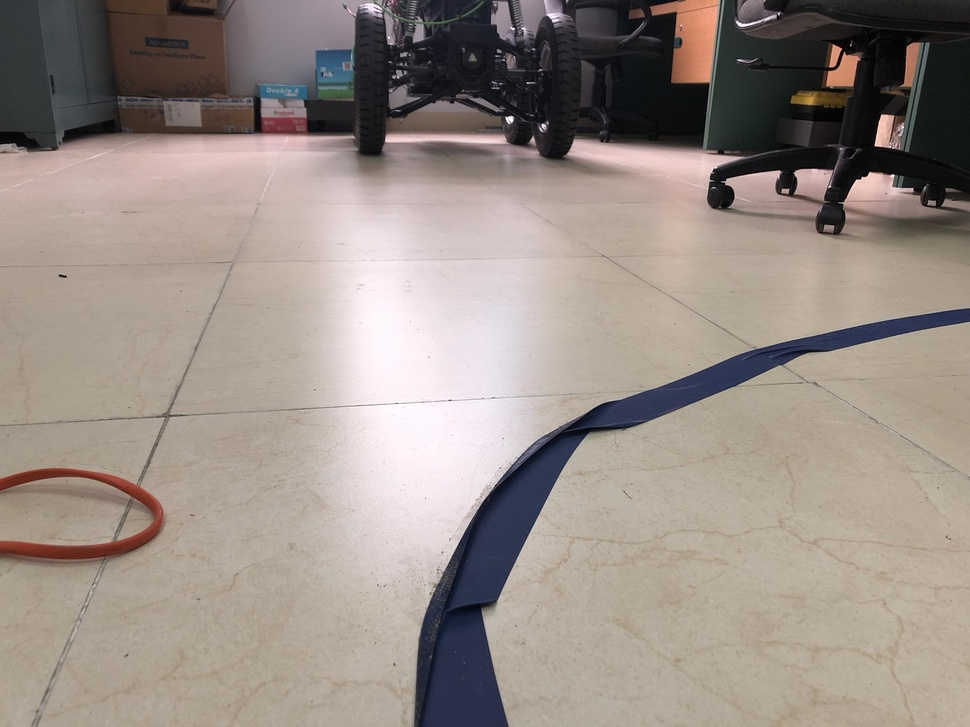
#> input picture 02.jpg, 970 x 727 px, shrunk from 2048 x 1536 before the run
$ python line_detection.py
#> lines starting #> are read from the running program, lines starting #| are printed output that depends on the picture; after the words box and inside, x2 and y2 are one past the last pixel; in counts of white or black regions, pixels touching at a corner belong together
import cv2
import numpy as np

# Step 1: Read the image
image_path = "02.jpg"
image = cv2.imread(image_path)
#> image is the input picture: shape (727, 970, 3); mean B, G, R 134.5, 141.7, 152.8

# Step 2: Convert to grayscale
gray = cv2.cvtColor(image, cv2.COLOR_BGR2GRAY)
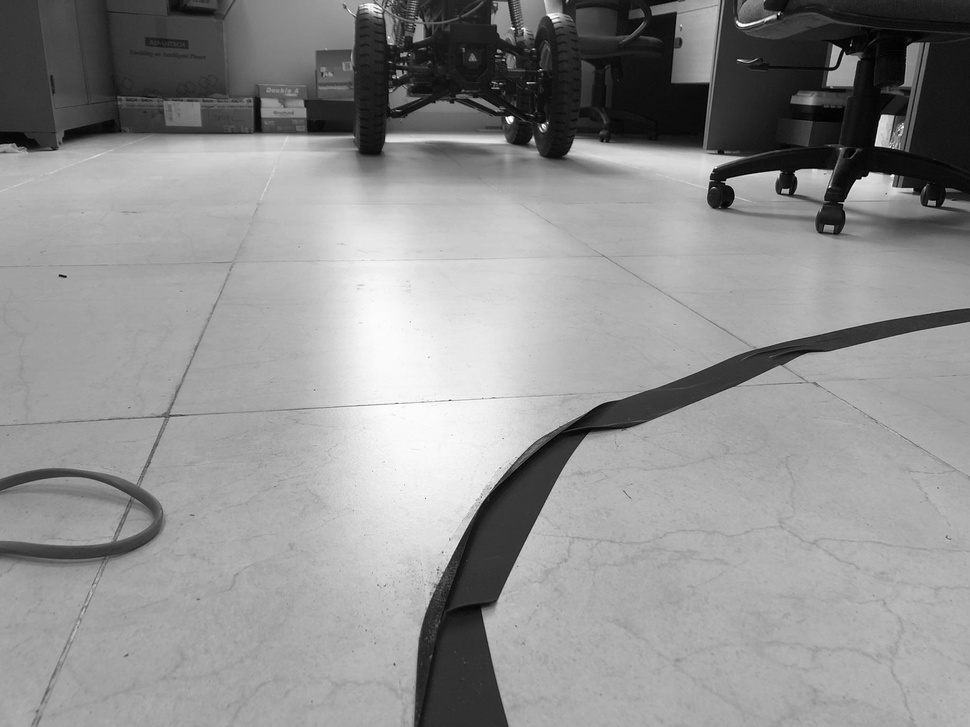
#> gray: shape (727, 970); min 0, max 254, mean 144.2

# Step 3: Edge detection
edges = cv2.Canny(gray, 50, 150, apertureSize=3)
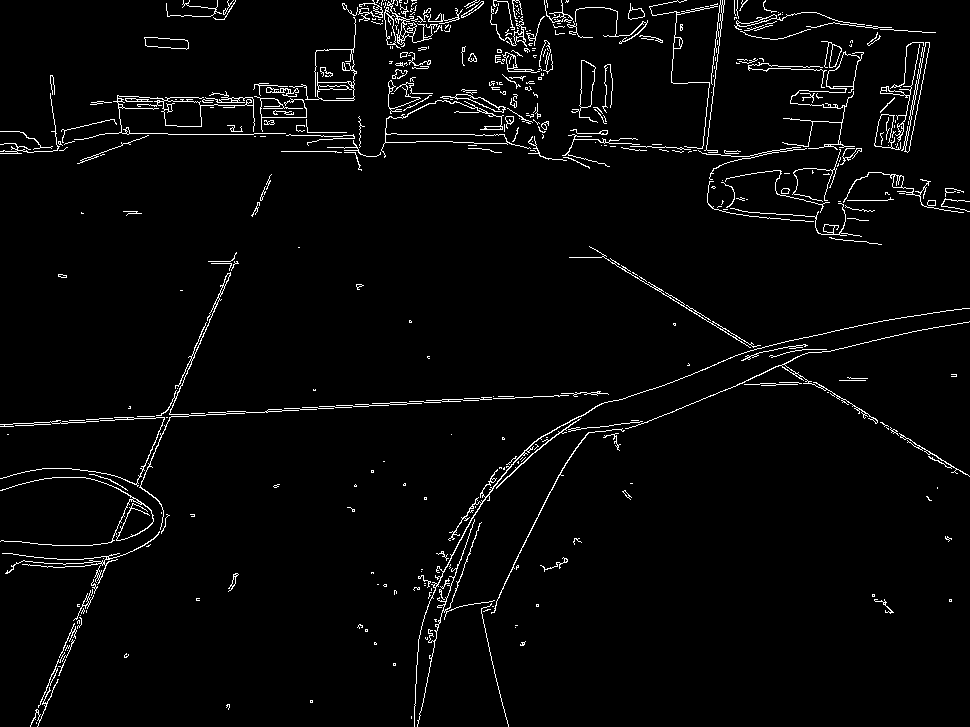
#> edges: shape (727, 970); 3% white in thin lines or dots

# Step 4: Hough Line Transform
lines = cv2.HoughLinesP(edges, 1, np.pi / 180, threshold=100, minLineLength=100, maxLineGap=10)
#> lines = 27 rows, first 6: [282, 410, 607, 393], [268, 409, 491, 397], [169, 414, 234, 261], [52, 423, 316, 409], [814, 382, 967, 474], [38, 714, 105, 556]

# Step 5: Draw lines on the image
if lines is not None:
    for line in lines:
        x1, y1, x2, y2 = line[0]
        cv2.line(image, (x1, y1), (x2, y2), (0, 255, 0), 2)
#> this loop made 27 passes
#> (x1, y1, x2, y2) on passes 1 to 12: (282, 410, 607, 393), (268, 409, 491, 397), (169, 414, 234, 261), (52, 423, 316, 409), (814, 382, 967, 474), (38, 714, 105, 556), (385, 134, 504, 134), (116, 540, 170, 414), (612, 263, 741, 341), (60, 666, 107, 556), (36, 710, 104, 556), (0, 424, 112, 418)
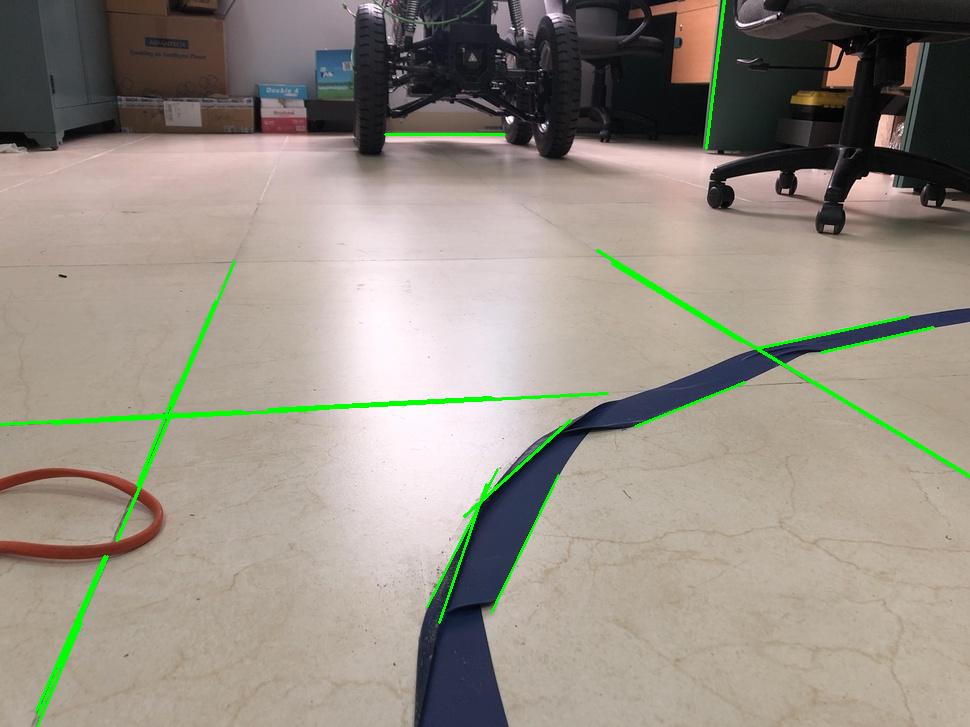
#> image: shape (727, 970, 3); 1.53% of pixels changed, all inside (x1, y1, x2, y2) = (0, 0, 970, 727)

# Step 6: Display the result
cv2.imshow("Detected Lines", image)
cv2.waitKey(0)
cv2.destroyAllWindows()

$ run again, with 01.jpg copied over 02.jpg
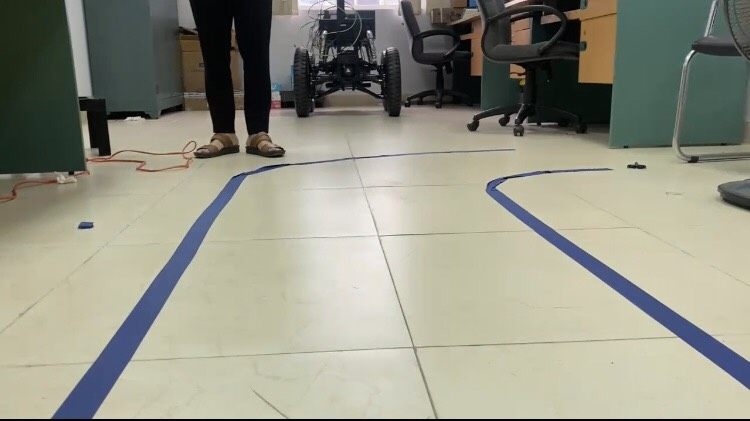
#> input picture 01.jpg, 750 x 421 px
#> image is the input picture: shape (421, 750, 3); mean B, G, R 132.7, 147.3, 147.2
#> `edges = cv2.Canny(gray, 50, 150, apertureSize=3)`:
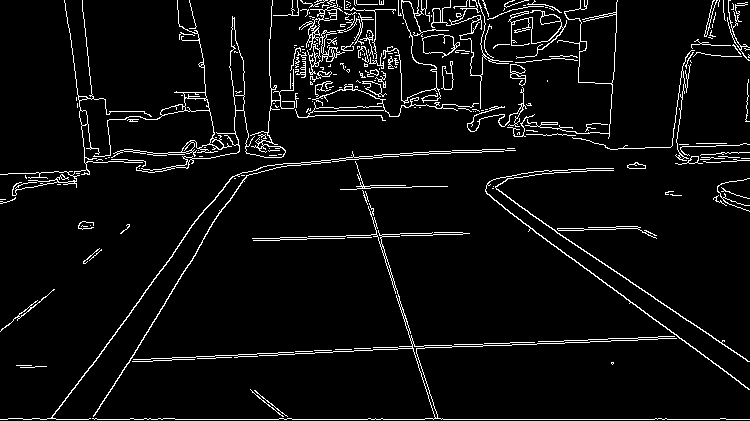
#> edges: shape (421, 750); 5.2% white in thin lines or dots
#> lines = 22 rows, first 6: [175, 419, 749, 419], [354, 350, 548, 343], [484, 343, 657, 337], [519, 206, 748, 361], [92, 418, 202, 242], [535, 232, 739, 381]
#> the loop `for line in lines:` made 22 passes
#> after the loop `for line in lines:`:
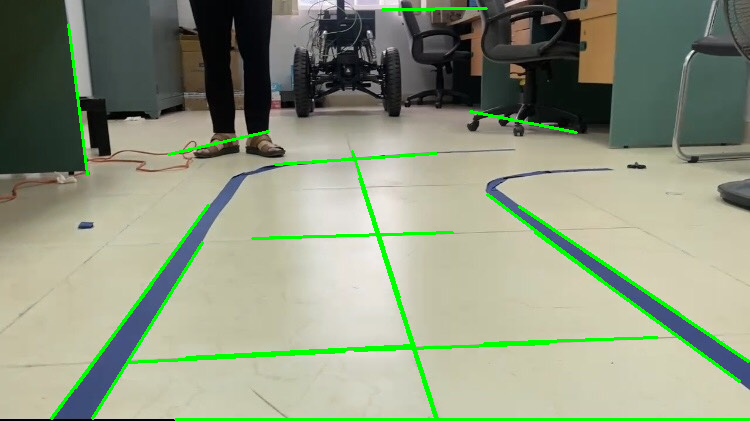
#> image: shape (421, 750, 3); 3.6% of pixels changed, all inside (x1, y1, x2, y2) = (50, 7, 750, 421)

$ run again, with 03.jpg copied over 02.jpg
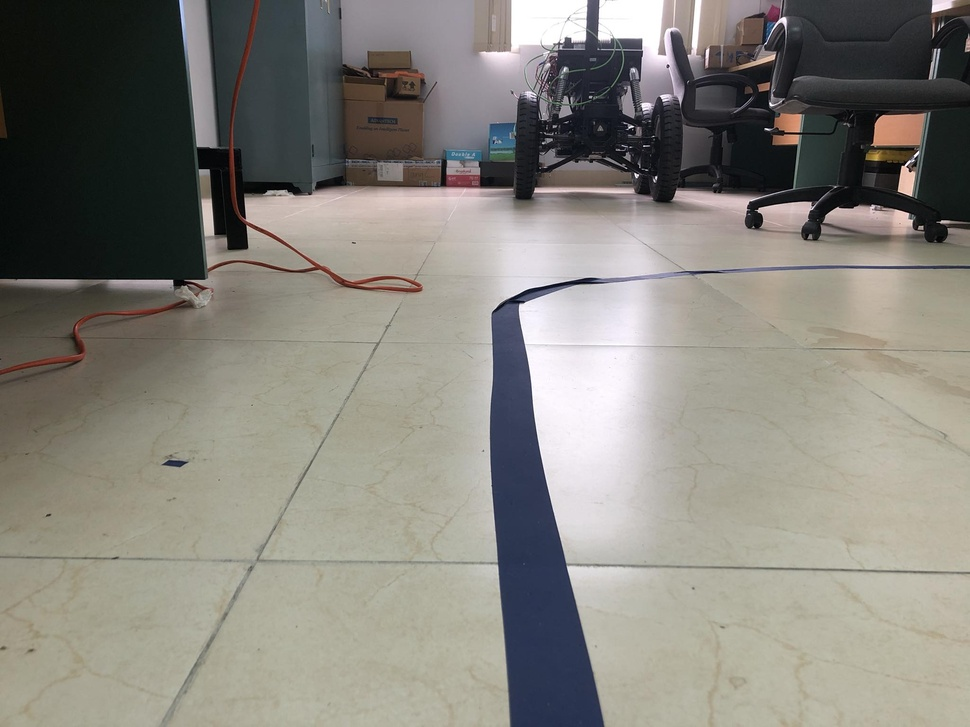
#> input picture 03.jpg, 970 x 727 px, shrunk from 2048 x 1536 before the run
#> image is the input picture: shape (727, 970, 3); mean B, G, R 124.4, 131.9, 134.5
#> `edges = cv2.Canny(gray, 50, 150, apertureSize=3)`:
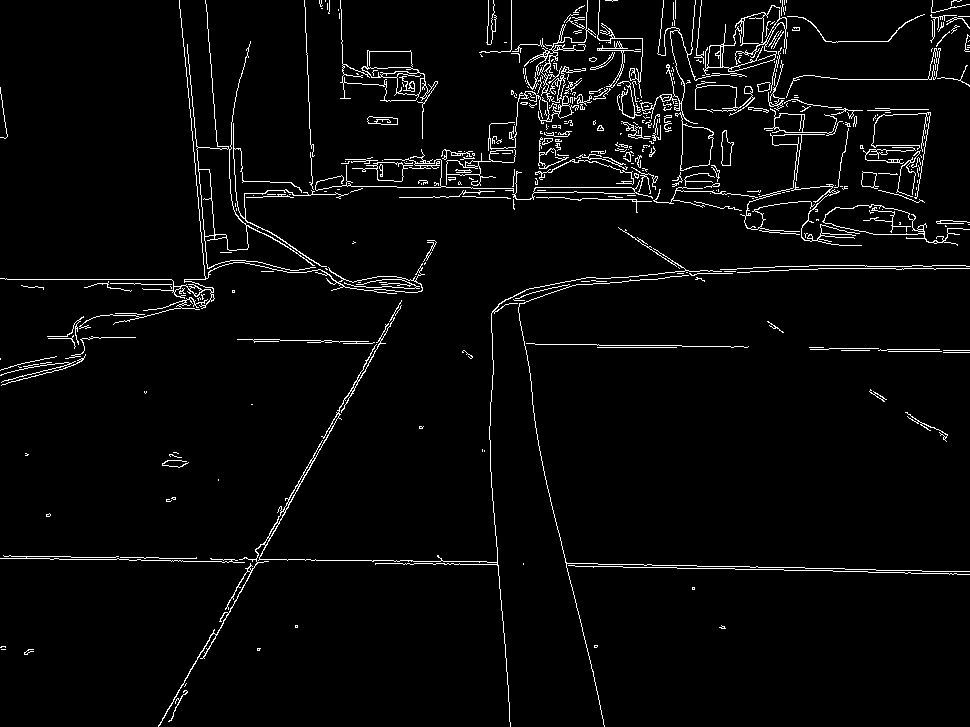
#> edges: shape (727, 970); 3.5% white in thin lines or dots
#> lines = 23 rows, first 6: [566, 563, 696, 565], [735, 569, 867, 571], [158, 726, 224, 612], [204, 656, 341, 410], [280, 340, 380, 341], [220, 618, 324, 437]
#> the loop `for line in lines:` made 23 passes
#> after the loop `for line in lines:`:
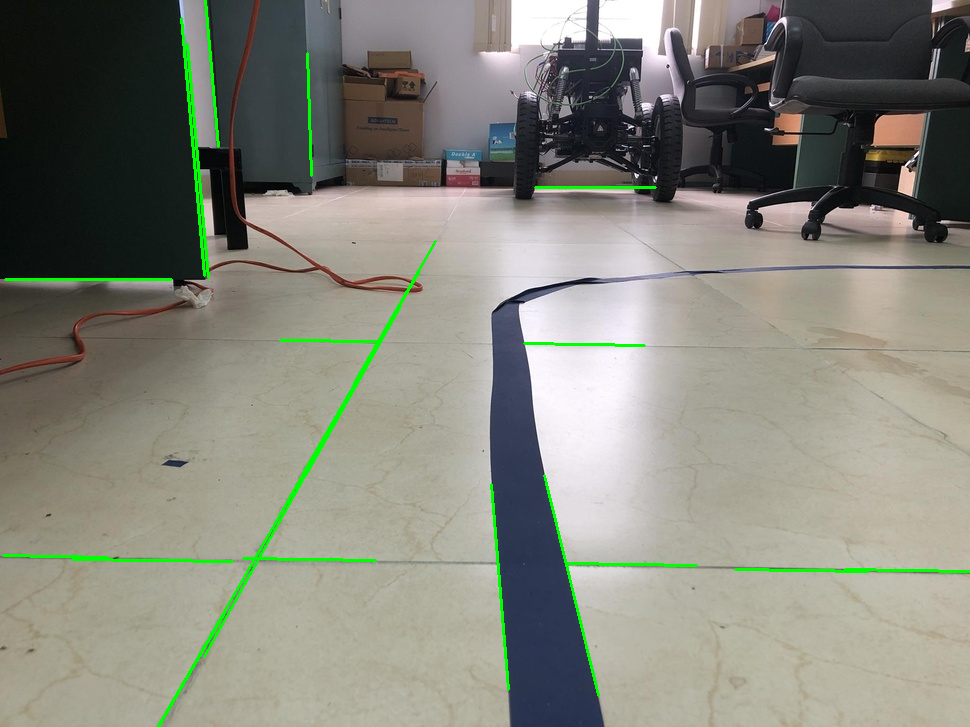
#> image: shape (727, 970, 3); 1.41% of pixels changed, all inside (x1, y1, x2, y2) = (2, 0, 970, 727)

$ run again, with actual_img01.jpg copied over 02.jpg
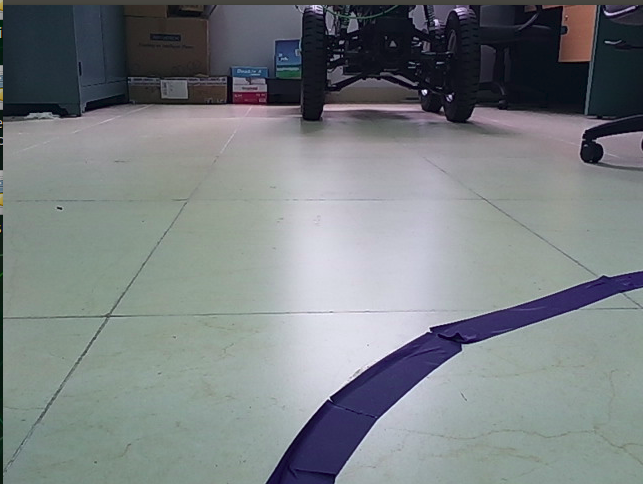
#> input picture actual_img01.jpg, 643 x 484 px
#> image is the input picture: shape (484, 643, 3); mean B, G, R 130, 127.4, 121.7
#> `edges = cv2.Canny(gray, 50, 150, apertureSize=3)`:
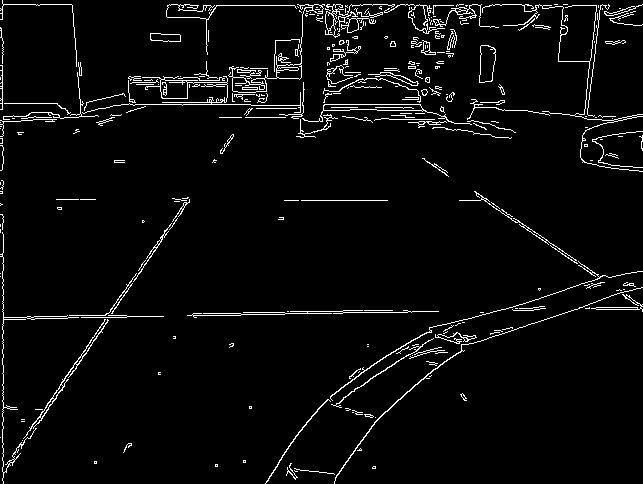
#> edges: shape (484, 643); 4% white in thin lines or dots
#> lines = 17 rows, first 6: [187, 315, 438, 311], [167, 5, 372, 5], [193, 313, 407, 310], [16, 448, 189, 200], [121, 104, 250, 104], [2, 480, 2, 324]
#> the loop `for line in lines:` made 17 passes
#> after the loop `for line in lines:`:
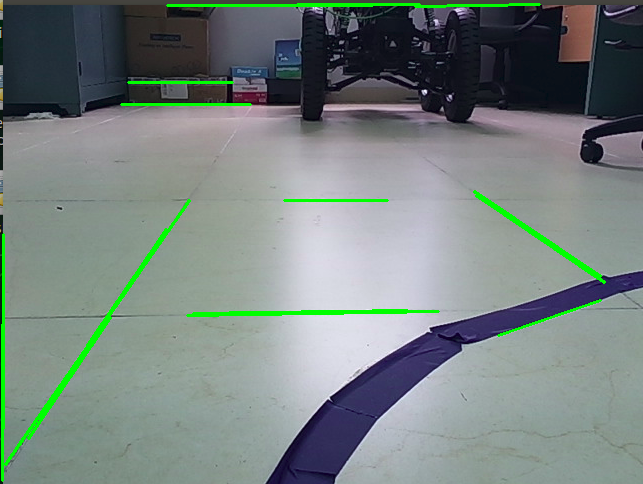
#> image: shape (484, 643, 3); 2.3% of pixels changed, all inside (x1, y1, x2, y2) = (1, 3, 606, 482)
